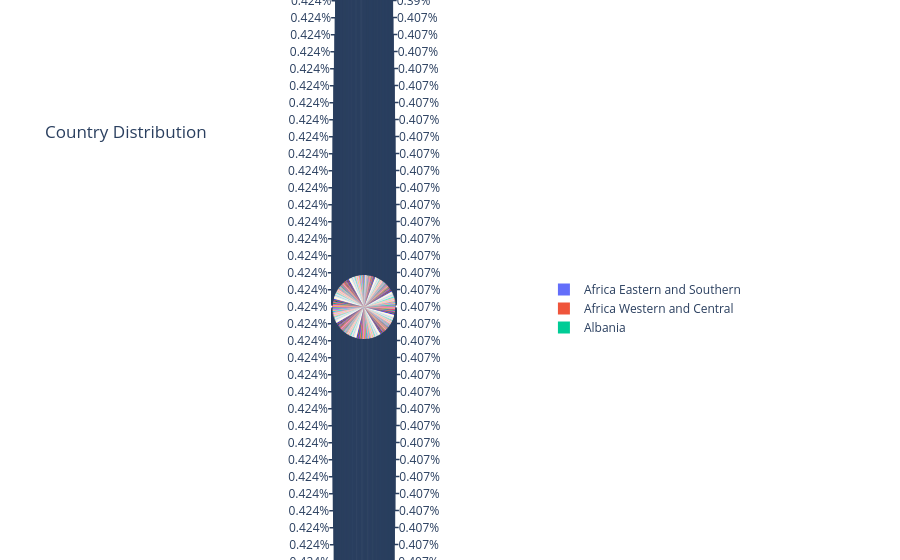

The code cell stored with this chart in its notebook:
### Code cell
fig=px.pie(df,names='country',title="Country Distribution")
fig.show()

### Figure 1 — Plotly figure (JSON) as saved in the notebook; plotly's stock layout.template omitted (floating-point values rounded to 4 significant figures; data arrays with more than 128 entries replaced by an {"elided": "..."} marker saying what was removed)
{"data": [{"domain": {"x": [0, 1], "y": [0, 1]}, "hovertemplate": "country=%{label}<extra></extra>", "labels": {"elided": "5892 str values"}, "legendgroup": "", "name": "", "showlegend": true, "type": "pie"}], "layout": {"legend": {"tracegroupgap": 0}, "title": {"text": "Country Distribution"}}}
